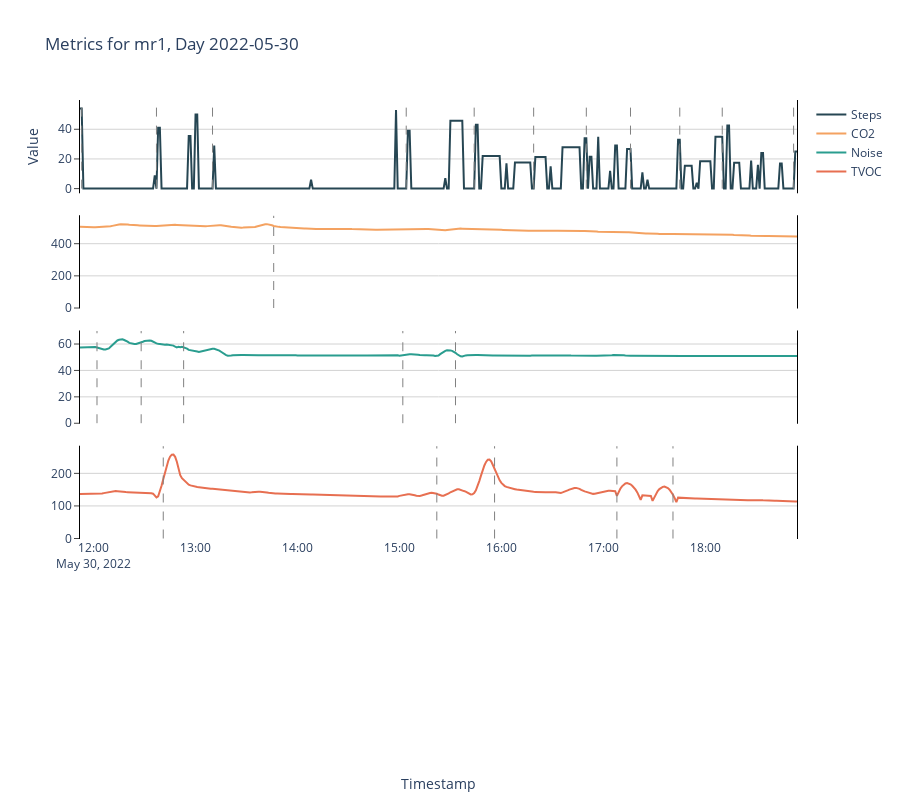

Here is the notebook cell this chart was saved with:
### Code cell
# Create subplots with shared x-axis
fig = make_subplots(rows=4, cols=1, shared_xaxes=True, vertical_spacing=0.05)

fig.add_trace(go.Scatter(x=a.index, y=a['steps'], name='Steps', line=dict(color='#264653')), row=1, col=1)
fig.add_trace(go.Scatter(x=a.index, y=a['co2_smoothed'], name='CO2', line=dict(color='#f4a261')), row=2, col=1)
fig.add_trace(go.Scatter(x=a.index, y=a['noise_smoothed'], name='Noise', line=dict(color='#2a9d8f')), row=3, col=1)
fig.add_trace(go.Scatter(x=a.index, y=a['voc_smoothed'], name='TVOC', line=dict(color='#e76f51')), row=4, col=1)

# Add vertical dashed lines where the boolean columns are True
for i, metric in enumerate(['steps', 'co2', 'noise', 'voc']):
    bool_column = metric + '_peak'
    signal_column = metric + '_smoothed' if metric != 'steps' else 'steps'
    true_indices = a.index[a[bool_column]]
    for timestamp in true_indices:
        fig.add_shape(go.layout.Shape(
            type='line',
            x0=timestamp,
            x1=timestamp,
            y0=0,
            y1=a[signal_column].max() * 1.1,  # Adjust the y-range as needed
            # add line style dash
            line=dict(
                color='grey',
                width=1,
                dash='dash'
            ),
            xref=f'x{i + 1}',
            yref=f'y{i + 1}',
        ))

# Update subplot titles and layout
fig.update_layout(
    title=f'Metrics for {p}, Day {date}',
    xaxis_title='Timestamp',
    yaxis_title='Value',
    # increase height of subplots
    height=800,
    xaxis_title_standoff=585,
    showlegend=True,
    # set transparent background
    plot_bgcolor='white'
)


fig.update_yaxes(
    mirror=True,
    ticks='outside',
    showline=True,
    linecolor='black',
    gridcolor='lightgrey'
)

# fig.update_xaxes(
#     mirror=True,
#     ticks='outside',
#     showline=True,
#     linecolor='black',
# )
fig.show()

### Figure 1 — Plotly figure (JSON) as saved in the notebook; plotly's stock layout.template omitted (floating-point values rounded to 4 significant figures; data arrays with more than 128 entries replaced by an {"elided": "..."} marker saying what was removed)
{"data": [{"line": {"color": "#264653"}, "name": "Steps", "type": "scatter", "x": {"elided": "423 str values"}, "xaxis": "x", "y": {"elided": "423 float values"}, "yaxis": "y"}, {"line": {"color": "#f4a261"}, "name": "CO2", "type": "scatter", "x": {"elided": "423 str values"}, "xaxis": "x2", "y": {"elided": "423 float values"}, "yaxis": "y2"}, {"line": {"color": "#2a9d8f"}, "name": "Noise", "type": "scatter", "x": {"elided": "423 str values"}, "xaxis": "x3", "y": {"elided": "423 float values"}, "yaxis": "y3"}, {"line": {"color": "#e76f51"}, "name": "TVOC", "type": "scatter", "x": {"elided": "423 str values"}, "xaxis": "x4", "y": {"elided": "423 float values"}, "yaxis": "y4"}], "layout": {"height": 800, "plot_bgcolor": "white", "shapes": [{"line": {"color": "grey", "dash": "dash", "width": 1}, "type": "line", "x0": "2022-05-30T11:53:00-04:00", "x1": "2022-05-30T11:53:00-04:00", "xref": "x", "y0": 0, "y1": 59.4, "yref": "y"}, {"line": {"color": "grey", "dash": "dash", "width": 1}, "type": "line", "x0": "2022-05-30T12:37:00-04:00", "x1": "2022-05-30T12:37:00-04:00", "xref": "x", "y0": 0, "y1": 59.4, "yref": "y"}, {"line": {"color": "grey", "dash": "dash", "width": 1}, "type": "line", "x0": "2022-05-30T13:10:00-04:00", "x1": "2022-05-30T13:10:00-04:00", "xref": "x", "y0": 0, "y1": 59.4, "yref": "y"}, {"line": {"color": "grey", "dash": "dash", "width": 1}, "type": "line", "x0": "2022-05-30T15:04:00-04:00", "x1": "2022-05-30T15:04:00-04:00", "xref": "x", "y0": 0, "y1": 59.4, "yref": "y"}, {"line": {"color": "grey", "dash": "dash", "width": 1}, "type": "line", "x0": "2022-05-30T15:44:00-04:00", "x1": "2022-05-30T15:44:00-04:00", "xref": "x", "y0": 0, "y1": 59.4, "yref": "y"}, {"line": {"color": "grey", "dash": "dash", "width": 1}, "type": "line", "x0": "2022-05-30T16:19:00-04:00", "x1": "2022-05-30T16:19:00-04:00", "xref": "x", "y0": 0, "y1": 59.4, "yref": "y"}, {"line": {"color": "grey", "dash": "dash", "width": 1}, "type": "line", "x0": "2022-05-30T16:50:00-04:00", "x1": "2022-05-30T16:50:00-04:00", "xref": "x", "y0": 0, "y1": 59.4, "yref": "y"}, {"line": {"color": "grey", "dash": "dash", "width": 1}, "type": "line", "x0": "2022-05-30T17:16:00-04:00", "x1": "2022-05-30T17:16:00-04:00", "xref": "x", "y0": 0, "y1": 59.4, "yref": "y"}, {"line": {"color": "grey", "dash": "dash", "width": 1}, "type": "line", "x0": "2022-05-30T17:45:00-04:00", "x1": "2022-05-30T17:45:00-04:00", "xref": "x", "y0": 0, "y1": 59.4, "yref": "y"}, {"line": {"color": "grey", "dash": "dash", "width": 1}, "type": "line", "x0": "2022-05-30T18:10:00-04:00", "x1": "2022-05-30T18:10:00-04:00", "xref": "x", "y0": 0, "y1": 59.4, "yref": "y"}, {"line": {"color": "grey", "dash": "dash", "width": 1}, "type": "line", "x0": "2022-05-30T18:52:00-04:00", "x1": "2022-05-30T18:52:00-04:00", "xref": "x", "y0": 0, "y1": 59.4, "yref": "y"}, {"line": {"color": "grey", "dash": "dash", "width": 1}, "type": "line", "x0": "2022-05-30T13:46:00-04:00", "x1": "2022-05-30T13:46:00-04:00", "xref": "x2", "y0": 0, "y1": 573.8, "yref": "y2"}, {"line": {"color": "grey", "dash": "dash", "width": 1}, "type": "line", "x0": "2022-05-30T12:02:00-04:00", "x1": "2022-05-30T12:02:00-04:00", "xref": "x3", "y0": 0, "y1": 69.88, "yref": "y3"}, {"line": {"color": "grey", "dash": "dash", "width": 1}, "type": "line", "x0": "2022-05-30T12:28:00-04:00", "x1": "2022-05-30T12:28:00-04:00", "xref": "x3", "y0": 0, "y1": 69.88, "yref": "y3"}, {"line": {"color": "grey", "dash": "dash", "width": 1}, "type": "line", "x0": "2022-05-30T12:53:00-04:00", "x1": "2022-05-30T12:53:00-04:00", "xref": "x3", "y0": 0, "y1": 69.88, "yref": "y3"}, {"line": {"color": "grey", "dash": "dash", "width": 1}, "type": "line", "x0": "2022-05-30T15:02:00-04:00", "x1": "2022-05-30T15:02:00-04:00", "xref": "x3", "y0": 0, "y1": 69.88, "yref": "y3"}, {"line": {"color": "grey", "dash": "dash", "width": 1}, "type": "line", "x0": "2022-05-30T15:33:00-04:00", "x1": "2022-05-30T15:33:00-04:00", "xref": "x3", "y0": 0, "y1": 69.88, "yref": "y3"}, {"line": {"color": "grey", "dash": "dash", "width": 1}, "type": "line", "x0": "2022-05-30T12:41:00-04:00", "x1": "2022-05-30T12:41:00-04:00", "xref": "x4", "y0": 0, "y1": 283.4, "yref": "y4"}, {"line": {"color": "grey", "dash": "dash", "width": 1}, "type": "line", "x0": "2022-05-30T15:22:00-04:00", "x1": "2022-05-30T15:22:00-04:00", "xref": "x4", "y0": 0, "y1": 283.4, "yref": "y4"}, {"line": {"color": "grey", "dash": "dash", "width": 1}, "type": "line", "x0": "2022-05-30T15:56:00-04:00", "x1": "2022-05-30T15:56:00-04:00", "xref": "x4", "y0": 0, "y1": 283.4, "yref": "y4"}, {"line": {"color": "grey", "dash": "dash", "width": 1}, "type": "line", "x0": "2022-05-30T17:08:00-04:00", "x1": "2022-05-30T17:08:00-04:00", "xref": "x4", "y0": 0, "y1": 283.4, "yref": "y4"}, {"line": {"color": "grey", "dash": "dash", "width": 1}, "type": "line", "x0": "2022-05-30T17:41:00-04:00", "x1": "2022-05-30T17:41:00-04:00", "xref": "x4", "y0": 0, "y1": 283.4, "yref": "y4"}], "showlegend": true, "title": {"text": "Metrics for mr1, Day 2022-05-30"}, "xaxis": {"anchor": "y", "domain": [0, 1], "matches": "x4", "showticklabels": false, "title": {"standoff": 585, "text": "Timestamp"}}, "xaxis2": {"anchor": "y2", "domain": [0, 1], "matches": "x4", "showticklabels": false}, "xaxis3": {"anchor": "y3", "domain": [0, 1], "matches": "x4", "showticklabels": false}, "xaxis4": {"anchor": "y4", "domain": [0, 1]}, "yaxis": {"anchor": "x", "domain": [0.7875, 1], "gridcolor": "lightgrey", "linecolor": "black", "mirror": true, "showline": true, "ticks": "outside", "title": {"text": "Value"}}, "yaxis2": {"anchor": "x2", "domain": [0.525, 0.7375], "gridcolor": "lightgrey", "linecolor": "black", "mirror": true, "showline": true, "ticks": "outside"}, "yaxis3": {"anchor": "x3", "domain": [0.2625, 0.475], "gridcolor": "lightgrey", "linecolor": "black", "mirror": true, "showline": true, "ticks": "outside"}, "yaxis4": {"anchor": "x4", "domain": [0, 0.2125], "gridcolor": "lightgrey", "linecolor": "black", "mirror": true, "showline": true, "ticks": "outside"}}}
